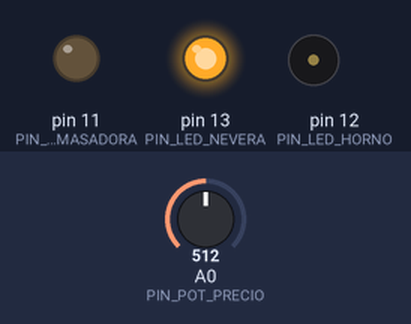
A sketch run on a simulated Arduino Uno, built with avr-gcc and run on an emulated ATmega328P. Shown: output pins drawn as LEDs (lit = HIGH), buzzer (waves = sounding, pin HIGH). The inputs (shaded band) are chosen by the test bench; at power-on: A0 (PIN_POT_PRECIO) = 512. What the sketch prints to the serial monitor is not drawn.

Above: at 1.3 s.
1.4 s: A0 (PIN_POT_PRECIO) set to 361
4.2 s: A0 (PIN_POT_PRECIO) set to 344
At 5.0 s:
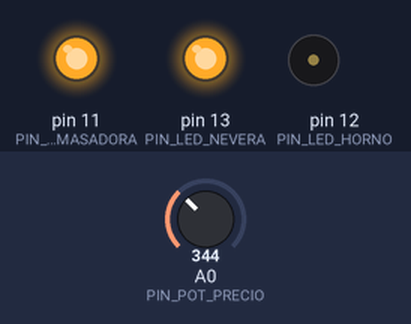
7.0 s: A0 (PIN_POT_PRECIO) set to 511
At 9.2 s:
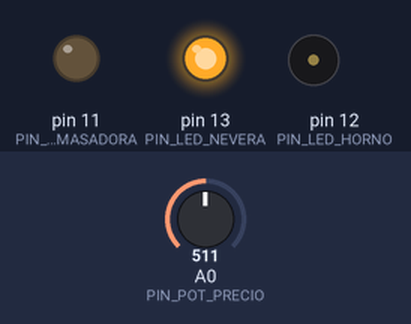
10.0 s: A0 (PIN_POT_PRECIO) set to 306
At 10.9 s:
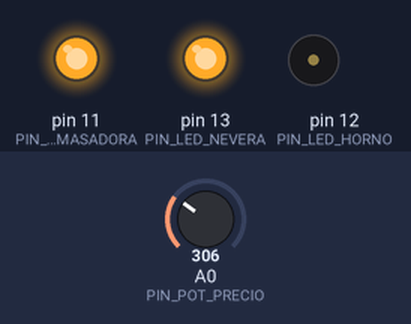
Timing chart, 0 to 39.1 s (numbered marks = the images above; inputs shaded):
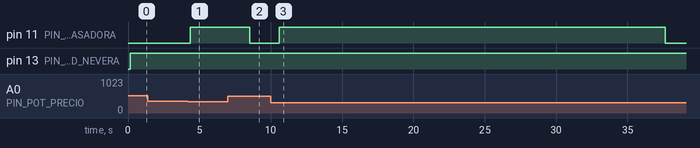

Measured:
- the behaviour switches between 355 and 354 on A0 (PIN_POT_PRECIO) (found by bisection; images 0 and 1)
- after the input at 1.4 s, every drawn part: stays the same
- after the input at 4.2 s, pin 11 (PIN_LED_AMASADORA): LOW → HIGH after 0.16 s
- after the input at 7.0 s, pin 11 (PIN_LED_AMASADORA): HIGH → LOW after 1.5 s
- after the input at 10.0 s, pin 11 (PIN_LED_AMASADORA): LOW → HIGH after 0.59 s, → LOW 27.1 s later

The sketch:

wattcontrol_arduino.ino
```cpp
// =============================================================
// WattControl - Reto Extra TinkerCad Circuits (Arduino UNO)
// Panaderia El Trigo de Oro (Potencia contratada: 9.0 kW)
// =============================================================
// Conexiones en TinkerCad:
//   - Potenciometro: terminal central al pin A0, extremos a 5V y GND
//   - LED 1 (Verde - Nevera 1.2 kW):     Pin 13 -> resistencia 220 ohm -> LED -> GND
//   - LED 2 (Amarillo - Horno 7.0 kW):   Pin 12 -> resistencia 220 ohm -> LED -> GND
//   - LED 3 (Azul/Rojo - Amasadora 2.2 kW): Pin 11 -> resistencia 220 ohm -> LED -> GND
// =============================================================

const int PIN_POT_PRECIO = A0;
const int PIN_LED_NEVERA = 13;
const int PIN_LED_HORNO = 12;
const int PIN_LED_AMASADORA = 11;

const float POTENCIA_NEVERA = 1.2;
const float POTENCIA_HORNO = 7.0;
const float POTENCIA_AMASADORA = 2.2;
const float POTENCIA_CONTRATADA = 9.0;

const float PRECIO_CARO = 800.0;
const float PRECIO_EMERGENCIA = 1500.0;
const int PICO_INICIO = 18;
const int PICO_FIN = 20;

int horaActual = 0;

void setup() {
  pinMode(PIN_LED_NEVERA, OUTPUT);
  pinMode(PIN_LED_HORNO, OUTPUT);
  pinMode(PIN_LED_AMASADORA, OUTPUT);

  Serial.begin(9600);
  Serial.println("====================================================");
  Serial.println("  WATTCONTROL ARDUINO - PANADERIA EL TRIGO DE ORO");
  Serial.println("  Gire el potenciometro para variar el precio XM");
  Serial.println("====================================================");
}

void loop() {
  // 1. Leer potenciometro (0..1023) y mapear a precio XM real (350..1650 COP/kWh)
  int lecturaPot = analogRead(PIN_POT_PRECIO);
  float precioXM = map(lecturaPot, 0, 1023, 350, 1650);

  // 2. Evaluar reglas de WattControl
  bool horaPico = (horaActual >= PICO_INICIO && horaActual <= PICO_FIN);
  bool precioCaro = (precioXM > PRECIO_CARO);
  bool emergencia = (precioXM > PRECIO_EMERGENCIA);

  // Regla 1: Nevera (CargaCritica) siempre encendida
  bool neveraOn = true;
  // Reglas 3, 4 y 5: Cargas aplazables se apagan en hora pico, precio caro o emergencia
  bool hornoOn = (!horaPico && !precioCaro && !emergencia);
  bool amasadoraOn = (!horaPico && !precioCaro && !emergencia);

  // Regla 6: Tope de potencia contratada (9.0 kW)
  // Nevera (1.2) + Horno (7.0) + Amasadora (2.2) = 10.4 kW > 9.0 kW
  // Si las tres quieren encender, se apaga la aplazable de mayor potencia (Horno)
  String notaRegla6 = "";
  float potenciaTotal = POTENCIA_NEVERA + (hornoOn ? POTENCIA_HORNO : 0) + (amasadoraOn ? POTENCIA_AMASADORA : 0);
  if (potenciaTotal > POTENCIA_CONTRATADA && hornoOn) {
    hornoOn = false;
    notaRegla6 = " [Regla 6: Tope 9kW -> Horno OFF]";
  }

  // 3. Activar los 3 LEDs segun las decisiones
  digitalWrite(PIN_LED_NEVERA, neveraOn ? HIGH : LOW);
  digitalWrite(PIN_LED_HORNO, hornoOn ? HIGH : LOW);
  digitalWrite(PIN_LED_AMASADORA, amasadoraOn ? HIGH : LOW);

  // 4. Calcular potencia final y costo de la hora
  float potenciaFinal = POTENCIA_NEVERA + (hornoOn ? POTENCIA_HORNO : 0) + (amasadoraOn ? POTENCIA_AMASADORA : 0);
  float costoHora = potenciaFinal * precioXM;

  // 5. Mostrar en el Monitor Serial
  Serial.print("Hora ");
  if (horaActual < 10) Serial.print("0");
  Serial.print(horaActual);
  Serial.print(":00 | Precio XM: $");
  Serial.print((int)precioXM);
  Serial.print(" COP/kWh | Nevera: ON | Horno: ");
  Serial.print(hornoOn ? "ON " : "OFF");
  Serial.print(" | Amasadora: ");
  Serial.print(amasadoraOn ? "ON " : "OFF");
  Serial.print(" | kW: ");
  Serial.print(potenciaFinal, 1);
  Serial.print(" | Costo: $");
  Serial.print((long)costoHora);
  Serial.print(" COP");
  if (emergencia) Serial.print(" [EMERGENCIA > $1500]");
  else if (horaPico) Serial.print(" [HORA PICO 18-20h]");
  else if (precioCaro) Serial.print(" [PRECIO CARO > $800]");
  Serial.println(notaRegla6);

  // Avanzar a la siguiente hora cada 2 segundos
  horaActual = (horaActual + 1) % 24;
  delay(2000);
}
```
